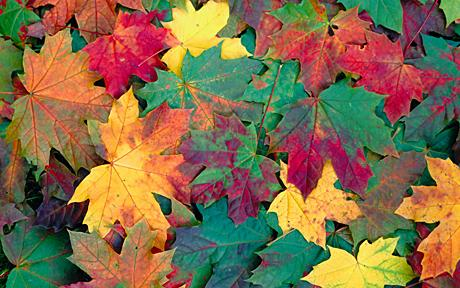
%> input picture leaves.jpg, 460 x 288 px
$ octave border_methods.m   (GNU Octave 9; MATLAB toolbox functions it lacks are replaced by stand-ins)
%> lines starting %> are read from the running program, lines starting %| are printed output that depends on the picture
% pkg load image;

img = imread('leaves.jpg');
%> img is the input picture: size 288x460x3 uint8; mean R, G, B 131.6, 108.2, 73.8

filter_size=21;
filter_sigma=20;
filter = fspecial('gaussian',filter_size,filter_sigma);

smoothed1=imfilter(img,filter,0);
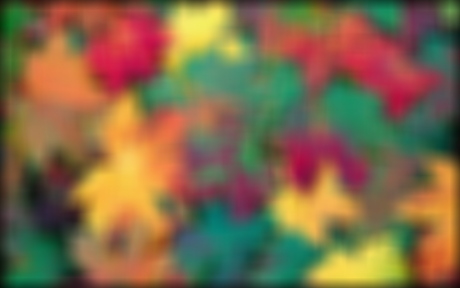
%> smoothed1: size 288x460x3 uint8; mean R, G, B 128.4, 105.2, 71.9
smoothed2=imfilter(img,filter,'circular');
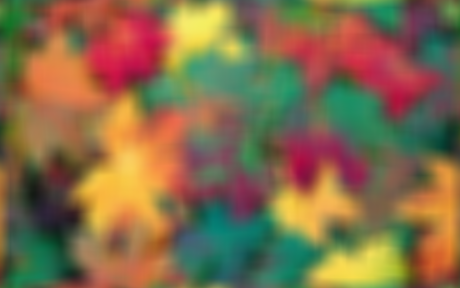
%> smoothed2: size 288x460x3 uint8; mean R, G, B 131.6, 108.2, 73.7
smoothed3=imfilter(img,filter,'replicate');
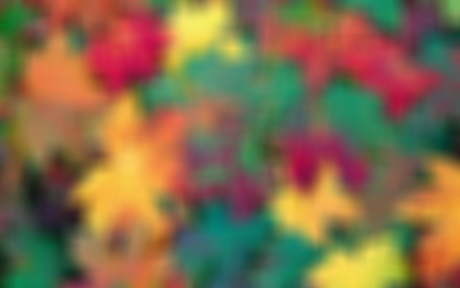
%> smoothed3: size 288x460x3 uint8; mean R, G, B 131.6, 108.1, 73.8
smoothed4=imfilter(img,filter,'symmetric');
subplot(2,3,1), imshow(img)
title('original')
subplot(2,3,2), imshow(smoothed1)
title('clip filter')
subplot(2,3,3), imshow(smoothed2)
title('wrap filter')
subplot(2,3,4), imshow(smoothed3)
title('copy edge filter')
subplot(2,3,5), imshow(smoothed4)
title('Reflect across edge filter')
